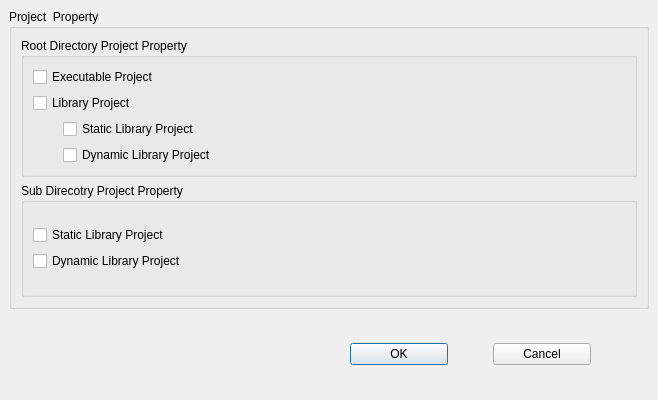
<?xml version="1.0" encoding="UTF-8"?>
<ui version="4.0">
 <class>Project_guide</class>
 <widget class="QDialog" name="Project_guide">
  <property name="geometry">
   <rect>
    <x>0</x>
    <y>0</y>
    <width>658</width>
    <height>400</height>
   </rect>
  </property>
  <property name="minimumSize">
   <size>
    <width>640</width>
    <height>400</height>
   </size>
  </property>
  <property name="maximumSize">
   <size>
    <width>658</width>
    <height>400</height>
   </size>
  </property>
  <property name="windowTitle">
   <string>Dialog</string>
  </property>
  <widget class="QGroupBox" name="groupBox">
   <property name="geometry">
    <rect>
     <x>9</x>
     <y>9</y>
     <width>640</width>
     <height>300</height>
    </rect>
   </property>
   <property name="minimumSize">
    <size>
     <width>640</width>
     <height>300</height>
    </size>
   </property>
   <property name="maximumSize">
    <size>
     <width>1000</width>
     <height>1000</height>
    </size>
   </property>
   <property name="title">
    <string>Project  Property </string>
   </property>
   <layout class="QGridLayout" name="gridLayout">
    <item row="0" column="0">
     <layout class="QGridLayout" name="gridLayout_15">
      <item row="0" column="0">
       <widget class="QGroupBox" name="groupBox_2">
        <property name="title">
         <string>Root Directory Project Property</string>
        </property>
        <layout class="QGridLayout" name="gridLayout_14">
         <item row="1" column="0">
          <layout class="QGridLayout" name="gridLayout_11">
           <item row="0" column="0">
            <layout class="QGridLayout" name="gridLayout_6">
             <item row="3" column="0">
              <layout class="QGridLayout" name="gridLayout_5">
               <item row="0" column="0">
                <layout class="QGridLayout" name="gridLayout_3">
                 <item row="0" column="0">
                  <spacer name="horizontalSpacer">
                   <property name="orientation">
                    <enum>Qt::Horizontal</enum>
                   </property>
                   <property name="sizeType">
                    <enum>QSizePolicy::Maximum</enum>
                   </property>
                   <property name="sizeHint" stdset="0">
                    <size>
                     <width>30</width>
                     <height>20</height>
                    </size>
                   </property>
                  </spacer>
                 </item>
                 <item row="0" column="1">
                  <widget class="QCheckBox" name="checkBox_6">
                   <property name="text">
                    <string>Static Library Project</string>
                   </property>
                  </widget>
                 </item>
                </layout>
               </item>
               <item row="1" column="0">
                <layout class="QGridLayout" name="gridLayout_4">
                 <item row="0" column="0">
                  <spacer name="horizontalSpacer_2">
                   <property name="orientation">
                    <enum>Qt::Horizontal</enum>
                   </property>
                   <property name="sizeType">
                    <enum>QSizePolicy::Maximum</enum>
                   </property>
                   <property name="sizeHint" stdset="0">
                    <size>
                     <width>30</width>
                     <height>20</height>
                    </size>
                   </property>
                  </spacer>
                 </item>
                 <item row="0" column="1">
                  <widget class="QCheckBox" name="checkBox_5">
                   <property name="text">
                    <string>Dynamic Library Project</string>
                   </property>
                  </widget>
                 </item>
                </layout>
               </item>
              </layout>
             </item>
             <item row="1" column="0">
              <widget class="QCheckBox" name="checkBox_3">
               <property name="text">
                <string>Library Project</string>
               </property>
              </widget>
             </item>
             <item row="0" column="0">
              <widget class="QCheckBox" name="checkBox_7">
               <property name="text">
                <string>Executable Project</string>
               </property>
              </widget>
             </item>
            </layout>
           </item>
          </layout>
         </item>
        </layout>
       </widget>
      </item>
      <item row="1" column="0">
       <widget class="QGroupBox" name="groupBox_3">
        <property name="title">
         <string>Sub Direcotry Project Property</string>
        </property>
        <layout class="QGridLayout" name="gridLayout_12">
         <item row="1" column="0">
          <layout class="QGridLayout" name="gridLayout_2">
           <item row="1" column="0">
            <widget class="QCheckBox" name="checkBox">
             <property name="text">
              <string>Dynamic Library Project</string>
             </property>
            </widget>
           </item>
           <item row="0" column="0">
            <widget class="QCheckBox" name="checkBox_2">
             <property name="text">
              <string>Static Library Project</string>
             </property>
            </widget>
           </item>
          </layout>
         </item>
        </layout>
       </widget>
      </item>
     </layout>
    </item>
   </layout>
  </widget>
  <widget class="QWidget" name="layoutWidget_3">
   <property name="geometry">
    <rect>
     <x>350</x>
     <y>340</y>
     <width>241</width>
     <height>28</height>
    </rect>
   </property>
   <layout class="QGridLayout" name="gridLayout_13">
    <property name="horizontalSpacing">
     <number>45</number>
    </property>
    <property name="verticalSpacing">
     <number>6</number>
    </property>
    <item row="0" column="0">
     <widget class="QPushButton" name="pushButton">
      <property name="text">
       <string>OK</string>
      </property>
     </widget>
    </item>
    <item row="0" column="1">
     <widget class="QPushButton" name="pushButton_2">
      <property name="text">
       <string>Cancel</string>
      </property>
     </widget>
    </item>
   </layout>
  </widget>
 </widget>
 <resources/>
 <connections/>
</ui>
